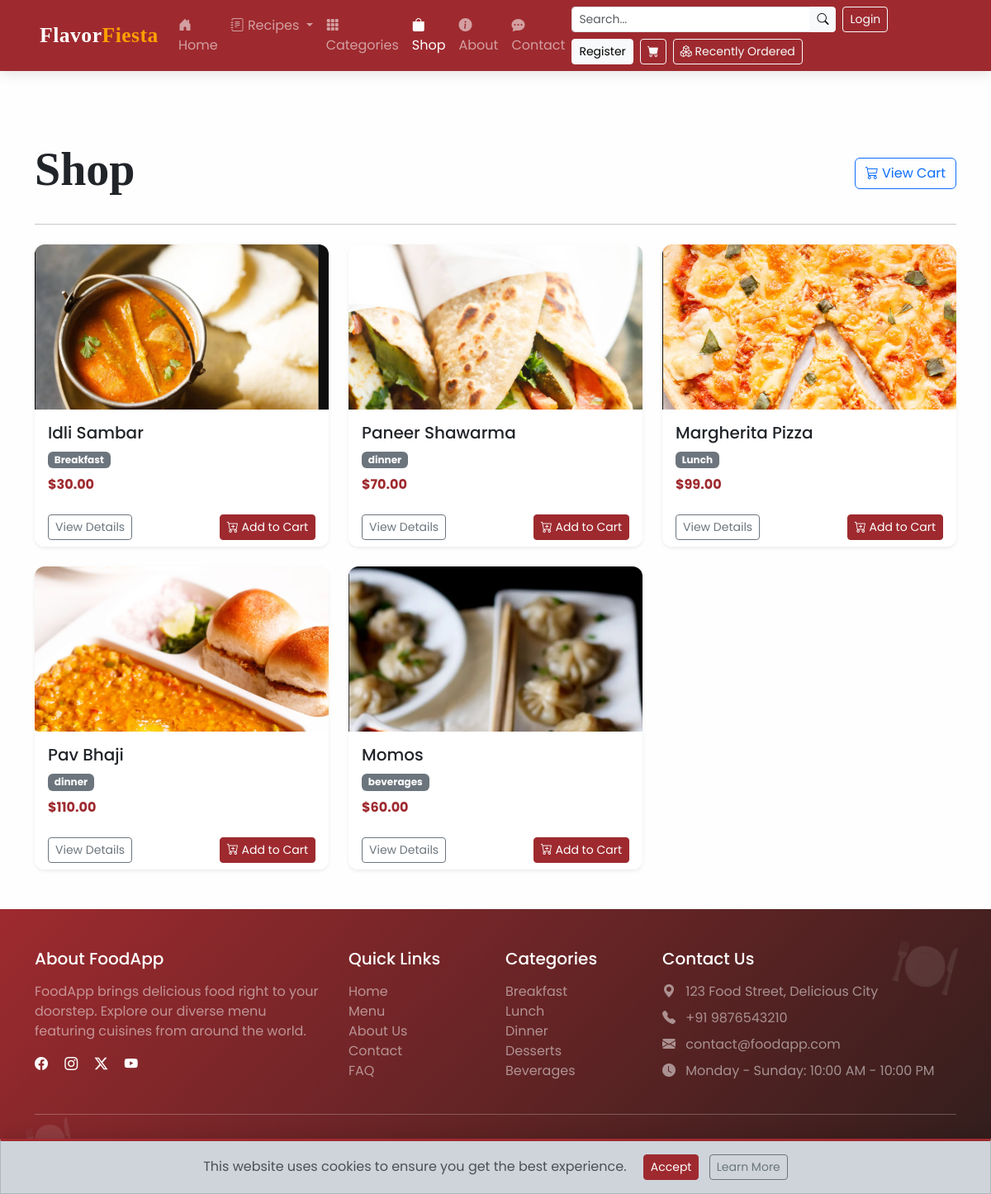
The app's page /shop/ with its own data.
### food/models.py (models this page shows, shortened)
class Item(models.Model):
    name = models.CharField(max_length=100)
    description = models.TextField()
    price = models.DecimalField(max_digits=10, decimal_places=2)
    image = models.ImageField(upload_to='food_images/', blank=True, null=True)
    is_vegetarian = models.BooleanField(default=False)
    is_featured = models.BooleanField(default=False)
    ingredients = models.TextField(blank=True, null=True)
    category = models.CharField(max_length=100, blank=True, null=True)

### shop/views.py (the view)
# urls.py: path('', views.product_list, name='product_list'),
def product_list(request):
    products = Item.objects.all()
    return render(request, 'shop/product_list.html', {'products': products})

### shop/templates/shop/product_list.html (shortened to what this page needs)
{% extends 'food/base.html' %}
{% block content %}
<div class="container py-5">
    <div class="row mb-4">
        <div class="col-md-8">
            <h1 class="display-4 fw-bold">Shop</h1>
        </div>
        <div class="col-md-4 text-md-end align-self-center">
            <a href="{% url 'shop:cart' %}" class="btn btn-outline-primary">
                <i class="bi bi-cart3"></i> View Cart
            </a>
        </div>
    </div>
    <hr class="mb-4">
    <div class="row row-cols-1 row-cols-md-2 row-cols-lg-3 g-4">
        {% for product in products %}
            <div class="col">
                <div class="card h-100 shadow-sm">
                    {% if product.image %}
                        <img src="{{ product.image.url }}" class="card-img-top img-fluid" alt="{{ product.name }}" style="height: 200px; object-fit: cover;">
                    {% else %}
                        <div class="bg-light text-center py-5">
                            <i class="bi bi-image text-secondary" style="font-size: 3rem;"></i>
                        </div>
                    {% endif %}
                    <div class="card-body">
                        <h5 class="card-title">{{ product.name }}</h5>
                        <span class="badge bg-secondary mb-2">{{ product.category }}</span>
                        <p class="card-text text-primary fw-bold">${{ product.price }}</p>
                    </div>
                    <div class="card-footer bg-white border-top-0">
                        <div class="d-flex justify-content-between">
                            <a href="{% url 'shop:product_detail' product.pk %}" class="btn btn-sm btn-outline-secondary">
                                View Details
                            </a>
                            <a href="{% url 'shop:add_to_cart' product.pk %}" class="btn btn-sm btn-primary">
                                <i class="bi bi-cart-plus"></i> Add to Cart
                            </a>
                        </div>
                    </div>
                </div>
            </div>
        {% empty %}
            <div class="col-12">
                <div class="alert alert-info">
                    <i class="bi bi-info-circle me-2"></i> No products found.
                </div>
            </div>
        {% endfor %}
    </div>
</div>
{% endblock %}

### food/templates/food/base.html (shortened to what this page needs)
<!DOCTYPE html>
<html lang="en">
<head>
    <link href="https://cdn.jsdelivr.net/npm/bootstrap@5.3.2/dist/css/bootstrap.min.css" rel="stylesheet">
    <link rel="stylesheet" href="https://cdn.jsdelivr.net/npm/bootstrap-icons@1.11.0/font/bootstrap-icons.css">
    {% load static %}
    <link rel="stylesheet" href="{% static 'css/style.css' %}">
</head>
<body class="d-flex flex-column min-vh-100">
     <nav class="navbar navbar-expand-lg navbar-dark bg-primary fixed-top">
        <div class="container-fluid px-3 px-md-5">
            <a class="navbar-brand" href="/food">Flavor<span>Fiesta</span></a>
            <div class="collapse navbar-collapse" id="navbarNavDropdown">
                <ul class="navbar-nav me-auto mb-2 mb-lg-0">
                    <li class="nav-item">
                        <a class="nav-link {% if request.path == '/' %}active{% endif %}" href="/food">
                            <i class="bi bi-house-door-fill"></i> Home
                        </a>
                    </li>
                    <li class="nav-item dropdown">
                        <a class="nav-link dropdown-toggle {% if '/recipes/' in request.path %}active{% endif %}" href="#" role="button" data-bs-toggle="dropdown">
                            <i class="bi bi-journal-text"></i> Recipes
                        </a>
                    </li>
                    <li class="nav-item">
                        <a class="nav-link {% if '/category/' in request.path %}active{% endif %}" href="/category/">
                            <i class="bi bi-grid-3x3-gap-fill"></i> Categories
                        </a>
                    </li>
                    <li class="nav-item">
                        <a class="nav-link {% if '/shop/' in request.path %}active{% endif %}" href="/shop/">
                            <i class="bi bi-bag-fill"></i> Shop
                        </a>
                    </li>
                    <li class="nav-item">
                        <a class="nav-link {% if '/about/' in request.path %}active{% endif %}" href="/food/about/">
                            <i class="bi bi-info-circle-fill"></i> About
                        </a>
                    </li>
                    <li class="nav-item">
                        <a class="nav-link {% if '/contact/' in request.path %}active{% endif %}" href="/food/contact/">
                            <i class="bi bi-chat-dots-fill"></i> Contact
                        </a>
                    </li>
                </ul>
                <div class="d-flex flex-wrap gap-2 align-items-center">
                    <form class="d-flex" action="" method="get">
                        <div class="input-group input-group-sm">
                            <input type="search" name="food_name" class="form-control" placeholder="Search...">
                            <button class="btn btn-light" type="submit"><i class="bi bi-search"></i></button>
                        </div>
                    </form>
                    {% if user.is_authenticated %}
                        <div class="dropdown">
                            <a class="btn btn-outline-light btn-sm dropdown-toggle" href="#" role="button" data-bs-toggle="dropdown">
                                <i class="bi bi-person-circle"></i> {{ user.username }}
                            </a>
                            <ul class="dropdown-menu dropdown-menu-end">
                                <li><a class="dropdown-item" href="{% url 'accounts:profile' %}">My Profile</a></li>
                                <li><a class="dropdown-item" href="{% url 'accounts:favorite_recipes' %}">My Favorites</a></li>
                                <li><hr class="dropdown-divider"></li>
                                <li><a class="dropdown-item" href="{% url "accounts:logout" %}">Logout</a></li>
                            </ul>
                        </div>
                    {% else %}
                        <a href="{% url 'accounts:login' %}" class="btn btn-outline-light btn-sm">Login</a>
                        <a href="{% url 'accounts:register' %}" class="btn btn-light btn-sm">Register</a>
                    {% endif %}
                    <a href="/shop/cart" class="btn btn-outline-light btn-sm position-relative">
                        <i class="bi bi-cart-fill"></i>
                    </a>
                    <a href="{% url 'shop:order_history' %}" class="btn btn-outline-light btn-sm">
                        <i class="bi bi-boxes"></i> Recently Ordered
                    </a>
                </div>
            </div>
        </div>
    </nav>
    <main class="flex-grow-1 mt-5 pt-3">
        {% block content %}{% endblock %}
    </main>
    <footer class="text-white py-5 mt-auto">
        <div class="container">
            <div class="row g-4">
                <div class="col-md-4">
                    <h5 class="mb-3">About FoodApp</h5>
                    <p class="text-white-50">FoodApp brings delicious food right to your doorstep. Explore our diverse menu featuring cuisines from around the world.</p>
                    <div class="mt-3">
                        <a href="#" class="text-white me-3"><i class="bi bi-facebook"></i></a>
                        <a href="#" class="text-white me-3"><i class="bi bi-instagram"></i></a>
                        <a href="#" class="text-white me-3"><i class="bi bi-twitter-x"></i></a>
                        <a href="#" class="text-white me-3"><i class="bi bi-youtube"></i></a>
                    </div>
                </div>
                <div class="col-md-2">
                    <h5 class="mb-3">Quick Links</h5>
                    <ul class="list-unstyled">
                        <li><a href="/food" class="text-white-50 text-decoration-none">Home</a></li>
                        <li><a href="/menu/" class="text-white-50 text-decoration-none">Menu</a></li>
                        <li><a href="/food/about" class="text-white-50 text-decoration-none">About Us</a></li>
                        <li><a href="/food/contact" class="text-white-50 text-decoration-none">Contact</a></li>
                        <li><a href="/faq/" class="text-white-50 text-decoration-none">FAQ</a></li>
                    </ul>
                </div>
                <div class="col-md-2">
                    <h5 class="mb-3">Categories</h5>
                    <ul class="list-unstyled">
                        {% for category in footer_categories|slice:":5" %}
                        <li><a href="/category/{{ category.slug }}/" class="text-white-50 text-decoration-none">{{ category.name }}</a></li>
                        {% empty %}
                        <li><a href="/category/breakfast/" class="text-white-50 text-decoration-none">Breakfast</a></li>
                        <li><a href="/category/lunch/" class="text-white-50 text-decoration-none">Lunch</a></li>
                        <li><a href="/category/dinner/" class="text-white-50 text-decoration-none">Dinner</a></li>
                        <li><a href="/category/desserts/" class="text-white-50 text-decoration-none">Desserts</a></li>
                        <li><a href="/category/beverages/" class="text-white-50 text-decoration-none">Beverages</a></li>
                        {% endfor %}
                    </ul>
                </div>
                <div class="col-md-4">
                    <h5 class="mb-3">Contact Us</h5>
                    <ul class="list-unstyled text-white-50">
                        <li class="mb-2"><i class="bi bi-geo-alt-fill me-2"></i> 123 Food Street, Delicious City</li>
                        <li class="mb-2"><i class="bi bi-telephone-fill me-2"></i> +91 9876543210</li>
                        <li class="mb-2"><i class="bi bi-envelope-fill me-2"></i> contact@foodapp.com</li>
                        <li><i class="bi bi-clock-fill me-2"></i> Monday - Sunday: 10:00 AM - 10:00 PM</li>
                    </ul>
                </div>
            </div>
            <hr class="my-4 bg-light">
            <div class="row">
                <div class="col-md-6">
                    <p class="mb-0 text-white-50">&copy; 2025 FoodApp. All rights reserved.</p>
                </div>
                <div class="col-md-6 text-md-end">
                    <a href="/privacy/" class="text-white-50 text-decoration-none me-3">Privacy Policy</a>
                    <a href="/terms/" class="text-white-50 text-decoration-none me-3">Terms & Conditions</a>
                    <a href="/sitemap/" class="text-white-50 text-decoration-none">Sitemap</a>
                </div>
            </div>
        </div>
    </footer>
    <div id="cookieConsent" class="alert alert-dark text-center mb-0 rounded-0 fixed-bottom d-none">
        This website uses cookies to ensure you get the best experience.
        <button class="btn btn-sm btn-primary ms-3" id="cookieAccept">Accept</button>
        <a href="/privacy/" class="btn btn-sm btn-outline-secondary ms-2">Learn More</a>
    </div>
</body>
</html>

### static/css/style.css (style rules this page uses)
:root { --primary-color:#9E2A2F; --primary-dark: #D35D16; --secondary-color: #9E2A2F; --accent-color: #FF9F00; --success-color: #4A9D4F; --light-bg: #fefefeb7; --dark-bg: #2E1E1C; --dark-content: #3C2A2A; }
body { font-family: 'Poppins', sans-serif; padding-top: 60px; background-color: var(--light-bg); transition: all 0.4s ease; }
h1, h2, h3, .navbar-brand, .display-text { font-family: 'Playfair Display', serif; }
.navbar { box-shadow: 0 4px 15px rgba(0,0,0,0.1); background: linear-gradient(135deg, var(--primary-color), var(--secondary-color)) !important; transition: all 0.4s ease; }
.navbar-brand { font-weight: 700; font-size: 1.6rem; letter-spacing: 0.5px; }
.navbar-brand span { color: var(--accent-color); position: relative; }
.card { border-radius: 12px; overflow: hidden; transition: all 0.4s ease; border: none; box-shadow: 0 8px 20px rgba(0,0,0,0.08); }
footer { background: linear-gradient(135deg, var(--secondary-color), var(--dark-bg)); position: relative; overflow: hidden; }
footer::before { content: '🍽️'; position: absolute; top: 20px; right: 40px; font-size: 4rem; opacity: 0.1; transform: rotate(15deg); }
footer::after { content: '🍽️'; position: absolute; bottom: 30px; left: 30px; font-size: 3rem; opacity: 0.1; transform: rotate(-10deg); }
.bg-primary { background-color: var(--primary-color) !important; }
.text-primary { color: var(--primary-color) !important; }
.btn-primary { background-color: var(--primary-color); border-color: var(--primary-color); }
.nav-item { position: relative; transition: all 0.3s ease; }
#cookieConsent { border-top: 3px solid var(--primary-color); box-shadow: 0 -5px 15px rgba(0,0,0,0.1); transition: all 0.5s ease; }

### records on screen
Item: image (picture), name "Idli Sambar", category "Breakfast", price "30.00"
Item: image (picture), name "Paneer Shawarma", category "dinner", price "70.00"
Item: image (picture), name "Margherita Pizza", category "Lunch", price "99.00"
Item: image (picture), name "Pav Bhaji", category "dinner", price "110.00"
Item: image (picture), name "Momos", category "beverages", price "60.00"
